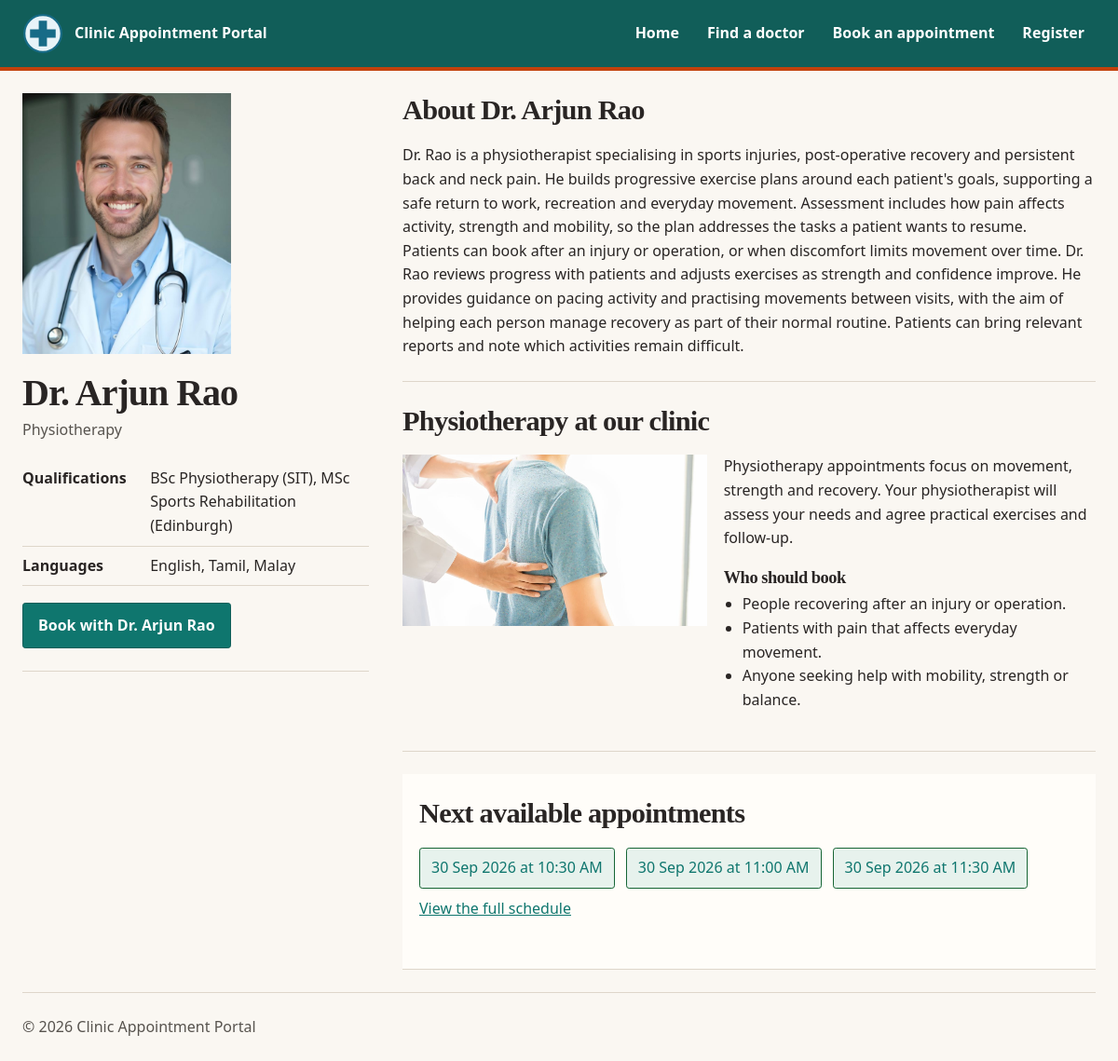
The page /clinic-plus/doctor.php?id=5 on the database its author committed.
### tables this page shows
CREATE TABLE `doctor` (
  `DoctorID` INT NOT NULL AUTO_INCREMENT,
  `FullName` VARCHAR(100) NOT NULL,
  `User` VARCHAR(100) NOT NULL,
  `HashPass` VARCHAR(255) NOT NULL,
  `Email` VARCHAR(100) NOT NULL,
  `Specialty` VARCHAR(80) DEFAULT NULL,
  `Qualifications` VARCHAR(255) DEFAULT NULL,
  `Languages` VARCHAR(120) DEFAULT NULL,
  `WriteUp` MEDIUMTEXT DEFAULT NULL,
  `ImageURL` VARCHAR(255) DEFAULT NULL,
  PRIMARY KEY (`DoctorID`),
  UNIQUE KEY `uq_doctor_user` (`User`),
  UNIQUE KEY `uq_doctor_email` (`Email`)
);

CREATE TABLE `slots` (
  `slotID` INT NOT NULL AUTO_INCREMENT,
  `DoctorID` INT NOT NULL,
  `SlotDateTime` DATETIME NOT NULL,
  `CreatedAt` TIMESTAMP NOT NULL DEFAULT current_timestamp(),
  `Status` ENUM('Available','Booked','Blocked') NOT NULL DEFAULT 'Available',
  PRIMARY KEY (`slotID`),
  UNIQUE KEY `uq_slot` (`DoctorID`,`SlotDateTime`),
  KEY `idx_slot_lookup` (`DoctorID`,`SlotDateTime`,`Status`),
  CONSTRAINT `fk_slots_doctor` FOREIGN KEY (`DoctorID`) REFERENCES `doctor` (`DoctorID`) ON DELETE CASCADE ON UPDATE CASCADE
);

### clinic-plus/lib/db.php (called while the page is built, shortened)
<?php
function db(): PDO
{
    static $connection;
    if (!$connection instanceof PDO) {
        $dsn = 'mysql:host=' . DB_HOST
            . ';dbname=' . DB_NAME
            . ';charset=utf8mb4';
        $connection = new PDO($dsn, DB_USER, DB_PASS, [
            PDO::ATTR_ERRMODE => PDO::ERRMODE_EXCEPTION,
            PDO::ATTR_DEFAULT_FETCH_MODE => PDO::FETCH_ASSOC,
            PDO::ATTR_EMULATE_PREPARES => false,
            PDO::MYSQL_ATTR_INIT_COMMAND => "SET time_zone = '" . (new DateTimeImmutable())->format('P') . "'",
        ]);
    }
    return $connection;
}
function q(string $sql, array $params = []): PDOStatement
{
    $statement = db()->prepare($sql);
    $statement->execute($params);
    return $statement;
}
function q_one(string $sql, array $params = []): ?array
{
    $row = q($sql, $params)->fetch();
    return $row === false ? null : $row;
}
function q_all(string $sql, array $params = []): array
{
    return q($sql, $params)->fetchAll();
}

### clinic-plus/models/doctors.php (called while the page is built, shortened)
<?php
require_once dirname(__DIR__) . DIRECTORY_SEPARATOR . 'lib' . DIRECTORY_SEPARATOR . 'db.php';
function find_doctor(int $id): ?array
{
    return q_one(
        'SELECT `DoctorID`, `FullName`, `User`, `HashPass`, `Email`, `Specialty`,
                `Qualifications`, `Languages`, `WriteUp`, `ImageURL`
         FROM `doctor`
         WHERE `DoctorID` = :id
         LIMIT 1',
        ['id' => $id]
    );
}

### clinic-plus/lib/helpers.php (called while the page is built, shortened)
<?php
function e(mixed $s): string
{
    return htmlspecialchars($s ?? '', ENT_QUOTES, 'UTF-8');
}
function base_path(): string
{
    static $base = null;
    if ($base !== null) {
        return $base;
    }
    $base = '';
    $script = str_replace('\\', '/', (string) ($_SERVER['SCRIPT_NAME'] ?? ''));
    $file = realpath((string) ($_SERVER['SCRIPT_FILENAME'] ?? ''));
    $root = realpath(dirname(__DIR__));
    $inApp = str_replace('\\', '/', substr($file, strlen($root)));
    if ($inApp !== '' && strcasecmp(substr($script, -strlen($inApp)), $inApp) === 0) {
        $base = rtrim(substr($script, 0, -strlen($inApp)), '/');
    }
    return $base;
}
function url(string $path): string
{
    return base_path() . $path;
}
function app_request_uri(): string
{
    $uri = (string) ($_SERVER['REQUEST_URI'] ?? '/');
    $base = base_path();
    if ($base !== '' && strncasecmp($uri, $base, strlen($base)) === 0) {
        $uri = substr($uri, strlen($base));
    }
    return $uri === '' ? '/' : $uri;
}
function specialty_image(string $specialty): string
{
    $images = [
        'General Practice' => 'General_Practice_in_Action.jpg',
        'Dental' => 'Dentist_in_action.jpg',
        'Paediatrics' => 'Paediatrics_in_Action.jpg',
        'Dermatology' => 'Dermatologist_in_Action.jpg',
        'Physiotherapy' => 'Physiotherapist_in_Action.jpg',
    ];
    return '/assets/img/' . ($images[$specialty] ?? 'Clinic_Assisting_Elderly_woman.jpg');
}
function specialty_profile(string $specialty): array
{
    $profiles = [
        'General Practice' => ['summary' => 'Our general practice team provides first assessments, routine health reviews and ongoing care for common illnesses and long-term conditions. Your doctor can help coordinate referrals when specialist care is needed.', 'who_should_book' => ['Adults seeking a check-up or advice about a new, non-emergency concern.', 'People managing conditions such as high blood pressure, diabetes or asthma.', 'Families arranging vaccinations and routine preventive care.', 'Patients who need follow-up after a recent illness or treatment.']],
        'Dental' => ['summary' => 'Dental appointments at our clinic cover preventive checks, common tooth and gum concerns, restorative treatment and orthodontic assessment. Your dentist will explain findings and options before treatment begins.', 'who_should_book' => ['People due for a routine dental examination or cleaning.', 'Patients with toothache, sensitivity or bleeding gums.', 'Adults and young people seeking advice about alignment or bite concerns.', 'Anyone who wants a review of a filling, crown or other previous dental work.']],
        'Paediatrics' => ['summary' => 'Our paediatric service assesses children from infancy through adolescence, including everyday illness, growth and development, and ongoing childhood conditions. Parents and caregivers are included in each care plan.', 'who_should_book' => ['Parents arranging a routine health review or vaccination.', 'Caregivers seeking advice about a child’s new illness.', 'Families discussing growth, development or a continuing condition.']],
        'Dermatology' => ['summary' => 'Our dermatology service assesses common skin, hair and nail concerns and explains suitable treatment or follow-up options.', 'who_should_book' => ['People with persistent rashes, acne or eczema.', 'Patients who want a review of changing skin concerns.', 'Anyone seeking advice about a recurring skin condition.']],
        'Physiotherapy' => ['summary' => 'Physiotherapy appointments focus on movement, strength and recovery. Your physiotherapist will assess your needs and agree practical exercises and follow-up.', 'who_should_book' => ['People recovering after an injury or operation.', 'Patients with pain that affects everyday movement.', 'Anyone seeking help with mobility, strength or balance.']],
    ];
    return $profiles[$specialty] ?? $profiles['General Practice'];
}
function fmt_date(?string $value): string
{
    $timestamp = strtotime($value);
    return $timestamp === false ? '' : date('d M Y', $timestamp);
}
function fmt_time(?string $value): string
{
    $timestamp = strtotime($value);
    return $timestamp === false ? '' : date('g:i A', $timestamp);
}

### clinic-plus/models/slots.php (called while the page is built, shortened)
<?php
require_once dirname(__DIR__) . DIRECTORY_SEPARATOR . 'lib' . DIRECTORY_SEPARATOR . 'db.php';
function slot_select(): string
{
    return 'SELECT `slotID`, `DoctorID`, `SlotDateTime`, `CreatedAt`, `Status`,
                   DATE(`SlotDateTime`) AS `SlotDate`, TIME(`SlotDateTime`) AS `SlotTime`
            FROM `slots`';
}
function next_available(int $doctorId, int $limit = 3): array
{
    return q_all(
        slot_select() . "
            WHERE `DoctorID` = :doctor_id
              AND `SlotDateTime` >= NOW()
              AND `Status` = 'Available'
            ORDER BY `SlotDateTime`
            LIMIT :slot_limit",
        ['doctor_id' => $doctorId, 'slot_limit' => $limit]
    );
}

### clinic-plus/doctor.php (the view, shortened to what this page needs)
<?php
require_once __DIR__ . DIRECTORY_SEPARATOR . 'lib' . DIRECTORY_SEPARATOR . 'helpers.php';
require_once __DIR__ . DIRECTORY_SEPARATOR . 'models' . DIRECTORY_SEPARATOR . 'doctors.php';
require_once __DIR__ . DIRECTORY_SEPARATOR . 'models' . DIRECTORY_SEPARATOR . 'slots.php';
$idInput = $_GET['id'] ?? '';
$doctorId = is_string($idInput) && ctype_digit($idInput) ? (int) $idInput : 0;
$doctor = $doctorId > 0 ? find_doctor($doctorId) : null;
$slots = next_available($doctorId);
$specialty = (string) ($doctor['Specialty'] ?? 'General Practice');
$profile = specialty_profile($specialty);
$image = trim((string) ($doctor['ImageURL'] ?? ''));
$image = $image === '' ? '/assets/img/clinic-logo.svg' : '/' . ltrim($image, '/');
$name = (string) $doctor['FullName'];
require __DIR__ . DIRECTORY_SEPARATOR . 'partials' . DIRECTORY_SEPARATOR . 'header.php';
require __DIR__ . DIRECTORY_SEPARATOR . 'partials' . DIRECTORY_SEPARATOR . 'nav.php';
?>
<main id="main-content" class="doctor-profile">
    <aside class="doctor-profile-identity" aria-label="Doctor details">
        <img src="<?= e(url($image)) ?>" width="560" height="700" loading="eager" decoding="async" alt="Portrait of <?= e($name) ?>" class="doctor-profile-portrait">
        <h1><?= e($name) ?></h1>
        <p class="doctor-profile-specialty"><?= e($specialty) ?></p>
        <dl class="doctor-profile-facts">
            <div><dt>Qualifications</dt><dd><?= e((string) ($doctor['Qualifications'] ?? 'Not listed')) ?></dd></div>
            <div><dt>Languages</dt><dd><?= e((string) ($doctor['Languages'] ?? 'Not listed')) ?></dd></div>
        </dl>
        <a class="button doctor-book-button" aria-label="Book an appointment with <?= e($name) ?>" href="<?= e(url('/book.php?doctor=' . $doctorId)) ?>">Book with <?= e($name) ?></a>
    </aside>
    <div class="doctor-profile-content">
        <section class="page-intro doctor-about">
            <h2>About <?= e($name) ?></h2>
            <?php foreach (preg_split('/\n\s*\n/', trim((string) ($doctor['WriteUp'] ?? 'Profile information is not available.'))) ?: [] as $paragraph): ?>
                <?php if (trim($paragraph) !== ''): ?><p><?= nl2br(e(trim($paragraph))) ?></p><?php endif; ?>
            <?php endforeach; ?>
        </section>
        <section class="doctor-specialty-section">
            <h2><?= e($specialty) ?> at our clinic</h2>
            <div class="doctor-specialty-content">
                <img src="<?= e(url(specialty_image($specialty))) ?>" width="1280" height="720" loading="eager" alt="<?= e($specialty) ?> care at our clinic">
                <div>
                    <p><?= e($profile['summary']) ?></p>
                    <h3>Who should book</h3>
                    <ul>
                        <?php foreach ($profile['who_should_book'] as $reason): ?>
                            <li><?= e($reason) ?></li>
                        <?php endforeach; ?>
                    </ul>
                </div>
            </div>
        </section>
        <section class="doctor-availability">
            <h2>Next available appointments</h2>
            <?php if ($slots === []): ?>
                <p class="empty-state">This doctor has no availability in the current booking window.</p>
            <?php else: ?>
                <ul class="available-slots">
                    <?php foreach ($slots as $slot):
                        $date = (string) $slot['SlotDate'];
                        $href = '/book.php?doctor=' . $doctorId . '&date=' . rawurlencode($date) . '&slot=' . (int) $slot['slotID'];
                    ?>
                        <li class="slot free"><a href="<?= e(url($href)) ?>"><?= e(fmt_date($date)) ?> at <?= e(fmt_time((string) $slot['SlotTime'])) ?></a></li>
                    <?php endforeach; ?>
                </ul>
            <?php endif; ?>
            <p><a class="full-schedule-link" href="<?= e(url('/book.php?doctor=' . $doctorId)) ?>">View the full schedule</a></p>
        </section>
    </div>
</main>
<?php require __DIR__ . DIRECTORY_SEPARATOR . 'partials' . DIRECTORY_SEPARATOR . 'footer.php';

### clinic-plus/assets/tokens.css (style rules this page uses)
:root { --c-ink: #292524; --c-muted: #57534e; --c-paper: #fffdf9; --c-surface: #faf7f2; --c-surface-band: #f1ece3; --c-surface-tile: #fffefa; --c-line: #ded6ca; --c-primary: #0f766e; --c-primary-dark: #115e59; --c-accent: #c2410c; --c-success: #166534; --c-danger: #b91c1c; --shadow-doctor-tile: 0 0.35rem 1rem rgba(41, 37, 36, 0.10); --radius-control: 0.2rem; --radius-tile: 0.45rem; --radius-section: 0; }

### clinic-plus/assets/css/style.css (style rules this page uses)
.doctor-profile .slot a { background: #e7f2ed; border: 1px solid var(--c-success); }

### rows shown on the page
doctor: ImageURL (picture), FullName "Dr. Arjun Rao", Specialty "Physiotherapy", Qualifications "BSc Physiotherapy (SIT), MSc Sports Rehabilitation (Edinburgh)", Languages "English, Tamil, Malay", WriteUp "Dr. Rao is a physiotherapist specialising in sports injuries, post-operative recovery and persistent back and neck pain. He builds progressive exercise plans around each patient's goals, supporting a safe return to work, recreation and everyday movement. Assessment includes how pain affects activity, strength and mobility, so the plan addresses the tasks a patient wants to resume.", WriteUp "Patients can book after an injury or operation, or when discomfort limits movement over time. Dr. Rao reviews progress with patients and adjusts exercises as strength and confidence improve. He provides guidance on pacing activity and practising movements between visits, with the aim of helping each person manage recovery as part of their normal routine. Patients can bring relevant reports and note which activities remain difficult.", Specialty "Physiotherapy appointments focus on movement, strength and recovery. Your physiotherapist will assess your needs and agree practical exercises and follow-up.", Specialty "People recovering after an injury or operation.", Specialty "Patients with pain that affects everyday movement.", Specialty "Anyone seeking help with mobility, strength or balance."
slots: date "30 Sep 2026", SlotTime "10:30 AM"
slots: date "30 Sep 2026", SlotTime "11:00 AM"
slots: date "30 Sep 2026", SlotTime "11:30 AM"

### other values the page prints
$link['label'] "Home"
$link['label'] "Find a doctor"
$link['label'] "Book an appointment"
$link['label'] "Register"
